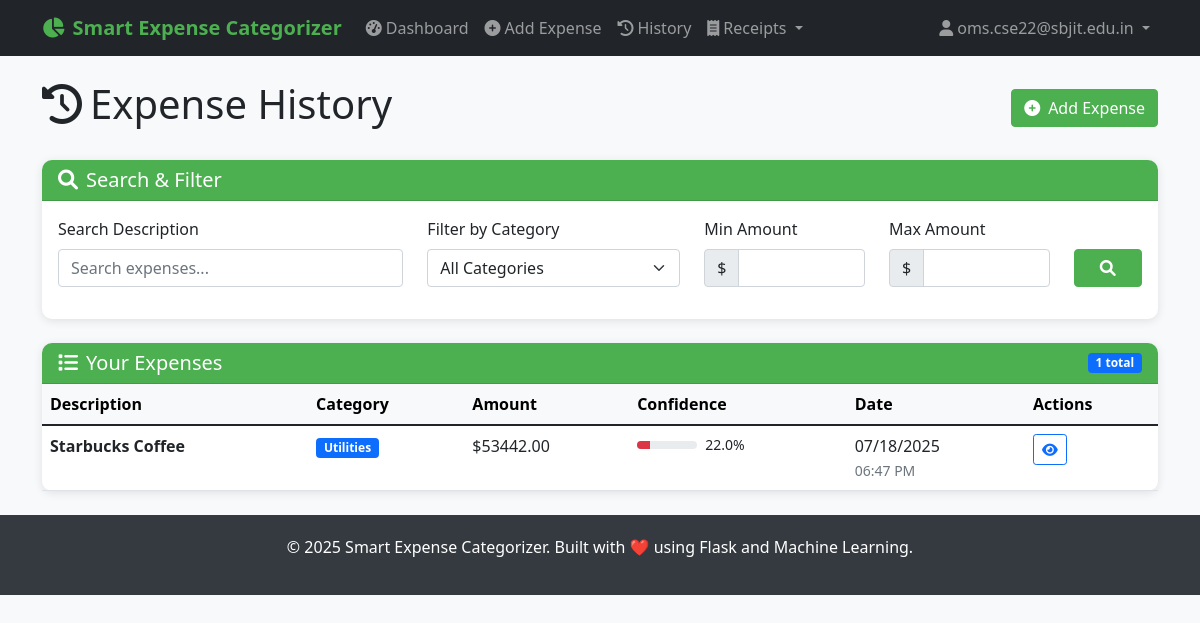
The page /expenses (signed in) on the database as committed earlier.
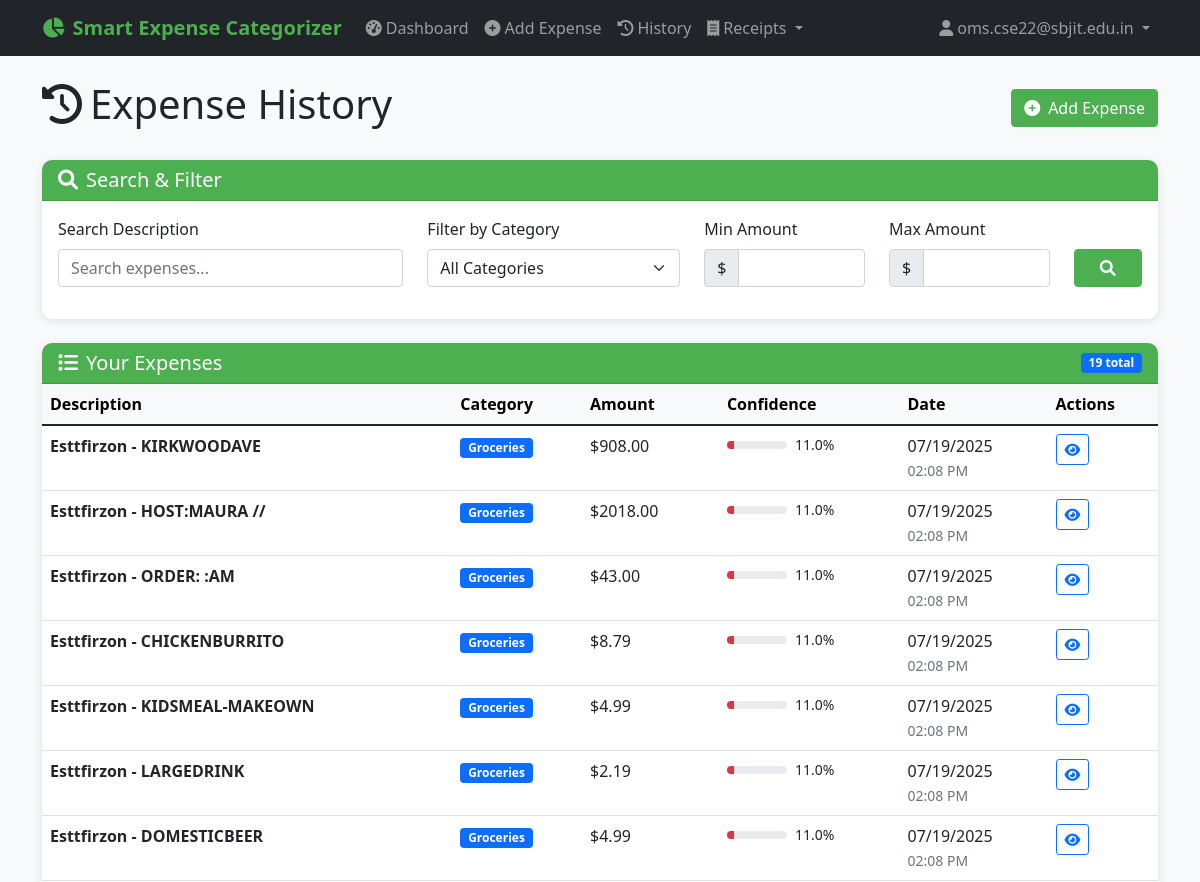
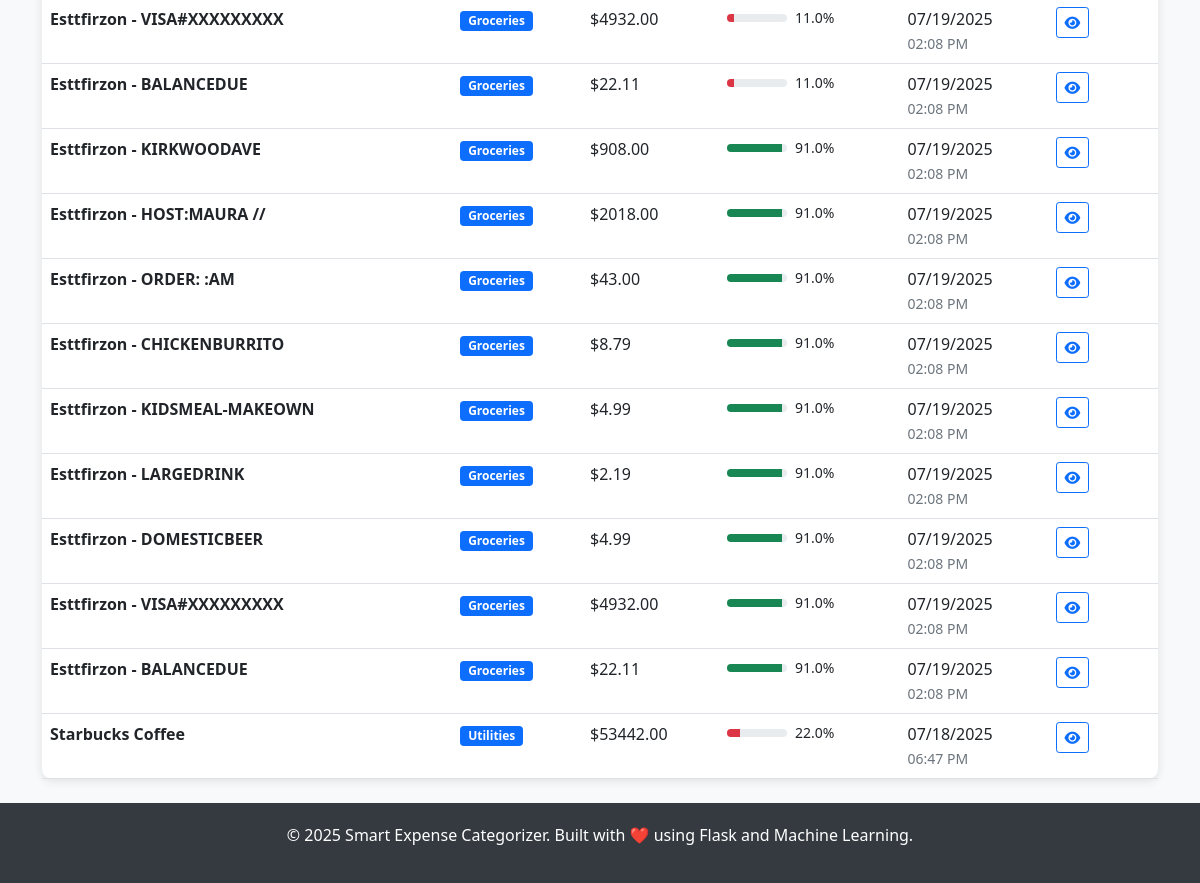
The same page on the database as committed later (2 pictures, top to bottom).
### PYTHON/models.py (models this page shows, shortened)
class User(UserMixin, db.Model):
    __tablename__ = 'users'
    id = db.Column(db.String(36), primary_key=True, default=lambda: str(uuid.uuid4()))
    username = db.Column(db.String(80), unique=True, nullable=False, index=True)
    email = db.Column(db.String(120), unique=True, nullable=False, index=True)
    password_hash = db.Column(db.String(255), nullable=False)
    created_at = db.Column(db.DateTime, default=datetime.utcnow)
    is_active = db.Column(db.Boolean, default=True)
    expenses = db.relationship('Expense', backref='user', lazy='dynamic', cascade='all, delete-orphan')

class Expense(db.Model):
    __tablename__ = 'expenses'
    id = db.Column(db.String(36), primary_key=True, default=lambda: str(uuid.uuid4()))
    user_id = db.Column(db.String(36), db.ForeignKey('users.id'), nullable=False, index=True)
    description = db.Column(db.Text, nullable=False)
    amount = db.Column(db.Numeric(10, 2), nullable=True)
    predicted_category = db.Column(db.String(100), nullable=False, index=True)
    confidence_score = db.Column(db.Float, nullable=False)
    model_predictions = db.Column(db.JSON)  # Store individual model predictions
    created_at = db.Column(db.DateTime, default=datetime.utcnow, index=True)
    updated_at = db.Column(db.DateTime, default=datetime.utcnow, onupdate=datetime.utcnow)
    user_feedback = db.Column(db.String(100), nullable=True)  # User can correct the category
    is_correct = db.Column(db.Boolean, nullable=True)  # User can mark if prediction was correct
    source = db.Column(db.String(50), nullable=True, default='manual')  # 'manual', 'receipt_upload', 'api'
    expense_metadata = db.Column(db.JSON, nullable=True)  # Store receipt data, OCR confidence, etc.
    date = db.Column(db.DateTime, nullable=True)  # Expense date (can be different from created_at)

### PYTHON/routes.py (the view, shortened to what this page needs)
@main_bp.route('/expenses')
@login_required
def expenses():
    form = ExpenseSearchForm()
    query = Expense.query.filter_by(user_id=current_user.id)
    if request.args.get('search_query'):
        search_query = request.args.get('search_query')
        query = query.filter(Expense.description.contains(search_query))
        form.search_query.data = search_query
    if request.args.get('category_filter'):
        category_filter = request.args.get('category_filter')
        query = query.filter(Expense.predicted_category == category_filter)
        form.category_filter.data = category_filter
    categories = db.session.query(Expense.predicted_category.distinct())\
        .filter_by(user_id=current_user.id).all()
    form.category_filter.choices = [('', 'All Categories')] + \
        [(cat[0], cat[0]) for cat in categories]
    page = request.args.get('page', 1, type=int)
    expenses_paginated = query.order_by(Expense.created_at.desc())\
        .paginate(page=page, per_page=current_app.config['EXPENSES_PER_PAGE'],
                 error_out=False)
    return render_template('expenses.html',
                         expenses=expenses_paginated,
                         form=form)

### PYTHON/forms.py
class ExpenseSearchForm(FlaskForm):
    search_query = StringField('Search Description', validators=[
        Optional(),
        Length(max=200, message='Search query must be less than 200 characters')
    ], render_kw={
        'placeholder': 'Search expenses...'
    })
    category_filter = SelectField('Filter by Category', validators=[
        Optional()
    ], choices=[('', 'All Categories')])  # Will be populated dynamically
    amount_min = DecimalField('Min Amount', validators=[
        Optional(),
        NumberRange(min=0, message='Amount must be positive')
    ], places=2)
    amount_max = DecimalField('Max Amount', validators=[
        Optional(),
        NumberRange(min=0, message='Amount must be positive')
    ], places=2)

### PYTHON/app.py (called while the page is built)
def init_extensions(app):
    db.init_app(app)
    login_manager = LoginManager()
    login_manager.init_app(app)
    login_manager.login_view = 'auth.login'
    login_manager.login_message = 'Please log in to access this page.'
    login_manager.login_message_category = 'info'
    login_manager.session_protection = 'strong'
    csrf = CSRFProtect()
    csrf.init_app(app)
    @login_manager.user_loader
    def load_user(user_id):
        try:
            return User.query.get(user_id)
        except Exception:
            return None

def add_security_headers(app):
    @app.after_request
    def set_security_headers(response):
        if hasattr(app.config, 'SECURITY_HEADERS'):
            for header, value in app.config['SECURITY_HEADERS'].items():
                response.headers[header] = value
        response.headers['X-Content-Type-Options'] = 'nosniff'
        response.headers['X-Frame-Options'] = 'DENY'
        response.headers['X-XSS-Protection'] = '1; mode=block'
        return response

def register_context_processors(app):
    @app.context_processor
    def inject_now():
        return {'now': datetime.now()}

### PYTHON/templates/expenses.html (shortened to what this page needs)
{% extends "base.html" %}
{% block content %}
<div class="d-flex justify-content-between align-items-center mb-4">
    <h1>
        <i class="fas fa-history me-2"></i>Expense History
    </h1>
    <a href="{{ url_for('main.predict') }}" class="btn btn-primary">
        <i class="fas fa-plus-circle me-2"></i>Add Expense
    </a>
</div>
<div class="card mb-4">
    <div class="card-header">
        <h5 class="mb-0">
            <i class="fas fa-search me-2"></i>Search & Filter
        </h5>
    </div>
    <div class="card-body">
        <form method="GET">
            <div class="row">
                <div class="col-md-4 mb-3">
                    {{ form.search_query.label(class="form-label") }}
                    {{ form.search_query(class="form-control") }}
                </div>
                <div class="col-md-3 mb-3">
                    {{ form.category_filter.label(class="form-label") }}
                    {{ form.category_filter(class="form-select") }}
                </div>
                <div class="col-md-2 mb-3">
                    {{ form.amount_min.label(class="form-label") }}
                    <div class="input-group">
                        <span class="input-group-text">$</span>
                        {{ form.amount_min(class="form-control") }}
                    </div>
                </div>
                <div class="col-md-2 mb-3">
                    {{ form.amount_max.label(class="form-label") }}
                    <div class="input-group">
                        <span class="input-group-text">$</span>
                        {{ form.amount_max(class="form-control") }}
                    </div>
                </div>
                <div class="col-md-1 mb-3 d-flex align-items-end">
                    <button type="submit" class="btn btn-primary w-100">
                        <i class="fas fa-search"></i>
                    </button>
                </div>
            </div>
        </form>
    </div>
</div>
{% if expenses.items %}
    <div class="card">
        <div class="card-header d-flex justify-content-between align-items-center">
            <h5 class="mb-0">
                <i class="fas fa-list me-2"></i>Your Expenses
            </h5>
            <span class="badge bg-primary">{{ expenses.total }} total</span>
        </div>
        <div class="card-body p-0">
            <div class="table-responsive">
                <table class="table table-hover mb-0">
                    <thead class="table-light">
                        <tr>
                            <th>Description</th>
                            <th>Category</th>
                            <th>Amount</th>
                            <th>Confidence</th>
                            <th>Date</th>
                            <th>Actions</th>
                        </tr>
                    </thead>
                    <tbody>
                        {% for expense in expenses.items %}
                            <tr class="expense-item">
                                <td>
                                    <div class="fw-bold">{{ expense.description[:60] }}{% if expense.description|length > 60 %}...{% endif %}</div>
                                </td>
                                <td>
                                    <span class="badge bg-primary">{{ expense.predicted_category }}</span>
                                </td>
                                <td>
                                    {% if expense.amount %}
                                        ${{ "%.2f"|format(expense.amount) }}
                                    {% else %}
                                        <span class="text-muted">-</span>
                                    {% endif %}
                                </td>
                                <td>
                                    <div class="d-flex align-items-center">
                                        <div class="progress me-2" style="width: 60px; height: 8px;">
                                            <div class="progress-bar
                                                {% if expense.confidence_score >= 0.8 %}bg-success
                                                {% elif expense.confidence_score >= 0.6 %}bg-warning
                                                {% else %}bg-danger{% endif %}"
                                                style="width: {{ (expense.confidence_score * 100)|round }}%">
                                            </div>
                                        </div>
                                        <small>{{ (expense.confidence_score * 100)|round }}%</small>
                                    </div>
                                </td>
                                <td>
                                    <div>{{ expense.created_at.strftime('%m/%d/%Y') }}</div>
                                    <small class="text-muted">{{ expense.created_at.strftime('%I:%M %p') }}</small>
                                </td>
                                <td>
                                    <a href="{{ url_for('main.expense_detail', expense_id=expense.id) }}"
                                       class="btn btn-sm btn-outline-primary">
                                        <i class="fas fa-eye"></i>
                                    </a>
                                </td>
                            </tr>
                        {% endfor %}
                    </tbody>
                </table>
            </div>
        </div>
    </div>
{% endif %}
{% endblock %}

### PYTHON/templates/base.html (shortened to what this page needs)
<!DOCTYPE html>
<html lang="en">
<head>
    <link href="https://cdn.jsdelivr.net/npm/bootstrap@5.1.3/dist/css/bootstrap.min.css" rel="stylesheet">
    <link href="https://cdnjs.cloudflare.com/ajax/libs/font-awesome/6.0.0/css/all.min.css" rel="stylesheet">
</head>
<body>
    <nav class="navbar navbar-expand-lg navbar-dark bg-dark">
        <div class="container">
            <a class="navbar-brand" href="{{ url_for('main.index') }}">
                <i class="fas fa-chart-pie me-2"></i>Smart Expense Categorizer
            </a>
            <div class="collapse navbar-collapse" id="navbarNav">
                <ul class="navbar-nav me-auto">
                    {% if current_user.is_authenticated %}
                        <li class="nav-item">
                            <a class="nav-link" href="{{ url_for('main.dashboard') }}">
                                <i class="fas fa-tachometer-alt me-1"></i>Dashboard
                            </a>
                        </li>
                        <li class="nav-item">
                            <a class="nav-link" href="{{ url_for('main.predict') }}">
                                <i class="fas fa-plus-circle me-1"></i>Add Expense
                            </a>
                        </li>
                        <li class="nav-item">
                            <a class="nav-link" href="{{ url_for('main.expenses') }}">
                                <i class="fas fa-history me-1"></i>History
                            </a>
                        </li>
                        <li class="nav-item dropdown">
                            <a class="nav-link dropdown-toggle" href="#" id="receiptDropdown" role="button" data-bs-toggle="dropdown">
                                <i class="fas fa-receipt me-1"></i>Receipts
                            </a>
                        </li>
                    {% endif %}
                </ul>
                <ul class="navbar-nav">
                    {% if current_user.is_authenticated %}
                        <li class="nav-item dropdown">
                            <a class="nav-link dropdown-toggle" href="#" id="navbarDropdown" role="button" data-bs-toggle="dropdown">
                                <i class="fas fa-user me-1"></i>{{ current_user.username }}
                            </a>
                        </li>
                    {% endif %}
                </ul>
            </div>
        </div>
    </nav>
    <main class="container my-4">
        {% block content %}{% endblock %}
    </main>
    <footer class="footer mt-auto">
        <div class="container text-center">
            <p>&copy; {{ now.year }} Smart Expense Categorizer. Built with ❤️ using Flask and Machine Learning.</p>
        </div>
    </footer>
</body>
</html>

### PYTHON/templates/base.html (style rules this page uses)
:root { --primary-color: #4CAF50; --secondary-color: #45a049; --accent-color: #2196F3; --danger-color: #f44336; --warning-color: #ff9800; --success-color: #4CAF50; --info-color: #2196F3; }
body { background-color: #f8f9fa; font-family: 'Segoe UI', Tahoma, Geneva, Verdana, sans-serif; }
.navbar-brand { font-weight: bold; color: var(--primary-color) !important; }
.btn-primary { background-color: var(--primary-color); border-color: var(--primary-color); }
.card { box-shadow: 0 2px 10px rgba(0,0,0,0.1); border: none; border-radius: 10px; }
.card-header { background-color: var(--primary-color); color: white; border-radius: 10px 10px 0 0 !important; }
.footer { background-color: #343a40; color: white; padding: 20px 0; margin-top: 50px; }
.expense-item { transition: transform 0.2s; }

Rows that differ between the two databases and show on the page:
added Expense: description "Esttfirzon - KIRKWOODAVE", predicted_category "Groceries", amount "908.00", (expense.confidence_score*100)|round "11.0", created_at "07/19/2025", created_at "02:08 PM"
added Expense: description "Esttfirzon - HOST:MAURA //", predicted_category "Groceries", amount "2018.00", (expense.confidence_score*100)|round "11.0", created_at "07/19/2025", created_at "02:08 PM"
added Expense: description "Esttfirzon - ORDER: :AM", predicted_category "Groceries", amount "43.00", (expense.confidence_score*100)|round "11.0", created_at "07/19/2025", created_at "02:08 PM"
added Expense: description "Esttfirzon - CHICKENBURRITO", predicted_category "Groceries", amount "8.79", (expense.confidence_score*100)|round "11.0", created_at "07/19/2025", created_at "02:08 PM"
added Expense: description "Esttfirzon - KIDSMEAL-MAKEOWN", predicted_category "Groceries", amount "4.99", (expense.confidence_score*100)|round "11.0", created_at "07/19/2025", created_at "02:08 PM"
added Expense: description "Esttfirzon - LARGEDRINK", predicted_category "Groceries", amount "2.19", (expense.confidence_score*100)|round "11.0", created_at "07/19/2025", created_at "02:08 PM"
added Expense: description "Esttfirzon - DOMESTICBEER", predicted_category "Groceries", amount "4.99", (expense.confidence_score*100)|round "11.0", created_at "07/19/2025", created_at "02:08 PM"
added Expense: description "Esttfirzon - VISA#XXXXXXXXX", predicted_category "Groceries", amount "4932.00", (expense.confidence_score*100)|round "11.0", created_at "07/19/2025", created_at "02:08 PM"
added Expense: description "Esttfirzon - BALANCEDUE", predicted_category "Groceries", amount "22.11", (expense.confidence_score*100)|round "11.0", created_at "07/19/2025", created_at "02:08 PM"
added Expense: description "Esttfirzon - KIRKWOODAVE", predicted_category "Groceries", amount "908.00", (expense.confidence_score*100)|round "91.0", created_at "07/19/2025", created_at "02:08 PM"
added Expense: description "Esttfirzon - HOST:MAURA //", predicted_category "Groceries", amount "2018.00", (expense.confidence_score*100)|round "91.0", created_at "07/19/2025", created_at "02:08 PM"
added Expense: description "Esttfirzon - ORDER: :AM", predicted_category "Groceries", amount "43.00", (expense.confidence_score*100)|round "91.0", created_at "07/19/2025", created_at "02:08 PM"
added Expense: description "Esttfirzon - CHICKENBURRITO", predicted_category "Groceries", amount "8.79", (expense.confidence_score*100)|round "91.0", created_at "07/19/2025", created_at "02:08 PM"
added Expense: description "Esttfirzon - KIDSMEAL-MAKEOWN", predicted_category "Groceries", amount "4.99", (expense.confidence_score*100)|round "91.0", created_at "07/19/2025", created_at "02:08 PM"
added Expense: description "Esttfirzon - LARGEDRINK", predicted_category "Groceries", amount "2.19", (expense.confidence_score*100)|round "91.0", created_at "07/19/2025", created_at "02:08 PM"
added Expense: description "Esttfirzon - DOMESTICBEER", predicted_category "Groceries", amount "4.99", (expense.confidence_score*100)|round "91.0", created_at "07/19/2025", created_at "02:08 PM"
added Expense: description "Esttfirzon - VISA#XXXXXXXXX", predicted_category "Groceries", amount "4932.00", (expense.confidence_score*100)|round "91.0", created_at "07/19/2025", created_at "02:08 PM"
added Expense: description "Esttfirzon - BALANCEDUE", predicted_category "Groceries", amount "22.11", (expense.confidence_score*100)|round "91.0", created_at "07/19/2025", created_at "02:08 PM"
Other text that changed with them:
{{ expenses.total }}: "1" → "19"
